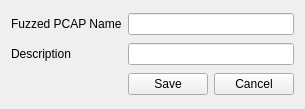
<?xml version="1.0" encoding="UTF-8"?>
<ui version="4.0">
 <class>SaveFuzzedPackets</class>
 <widget class="QWidget" name="SaveFuzzedPackets">
  <property name="geometry">
   <rect>
    <x>0</x>
    <y>0</y>
    <width>280</width>
    <height>109</height>
   </rect>
  </property>
  <property name="windowTitle">
   <string>Save Fuzzed Packets</string>
  </property>
  <layout class="QGridLayout" name="gridLayout">
   <item row="0" column="0">
    <widget class="QLabel" name="FuzzedPCAPNamelabel">
     <property name="text">
      <string>Fuzzed PCAP Name</string>
     </property>
    </widget>
   </item>
   <item row="0" column="1" colspan="2">
    <widget class="QLineEdit" name="NameLineEdit"/>
   </item>
   <item row="1" column="0">
    <widget class="QLabel" name="DescriptionLabel">
     <property name="text">
      <string>Description</string>
     </property>
    </widget>
   </item>
   <item row="1" column="1" colspan="2">
    <widget class="QLineEdit" name="DescriptionLineEdit"/>
   </item>
   <item row="2" column="1">
    <widget class="QPushButton" name="SavePushButton">
     <property name="text">
      <string>Save</string>
     </property>
    </widget>
   </item>
   <item row="2" column="2">
    <widget class="QPushButton" name="CancelePushButton">
     <property name="text">
      <string>Cancel</string>
     </property>
    </widget>
   </item>
  </layout>
 </widget>
 <resources/>
 <connections/>
</ui>
